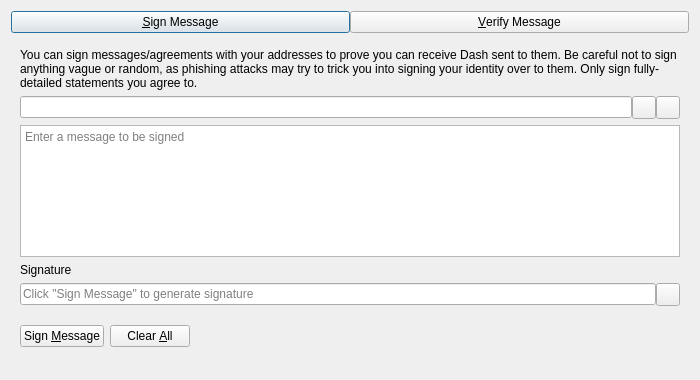
<?xml version="1.0" encoding="UTF-8"?>
<ui version="4.0">
 <class>SignVerifyMessageDialog</class>
 <widget class="QDialog" name="SignVerifyMessageDialog">
  <property name="geometry">
   <rect>
    <x>0</x>
    <y>0</y>
    <width>700</width>
    <height>380</height>
   </rect>
  </property>
  <property name="windowTitle">
   <string>Signatures - Sign / Verify a Message</string>
  </property>
  <property name="modal">
   <bool>true</bool>
  </property>
  <layout class="QVBoxLayout" name="verticalLayout">
   <item>
    <layout class="QHBoxLayout" name="horizontalLayout_Buttons_2">
     <property name="spacing">
      <number>0</number>
     </property>
     <property name="topMargin">
      <number>0</number>
     </property>
     <item>
      <widget class="QPushButton" name="btnSignMessage">
       <property name="text">
        <string>&amp;Sign Message</string>
       </property>
       <property name="checkable">
        <bool>true</bool>
       </property>
      </widget>
     </item>
     <item>
      <widget class="QPushButton" name="btnVerifyMessage">
       <property name="text">
        <string>&amp;Verify Message</string>
       </property>
       <property name="checkable">
        <bool>true</bool>
       </property>
      </widget>
     </item>
    </layout>
   </item>
   <item>
    <widget class="QStackedWidget" name="stackedWidgetSig">
     <property name="minimumSize">
      <size>
       <width>0</width>
       <height>0</height>
      </size>
     </property>
     <property name="currentIndex">
      <number>0</number>
     </property>
     <widget class="QWidget" name="pageSignMessage">
      <layout class="QVBoxLayout" name="verticalLayout_SM">
       <item>
        <widget class="QLabel" name="infoLabel_SM">
         <property name="text">
          <string>You can sign messages/agreements with your addresses to prove you can receive Dash sent to them. Be careful not to sign anything vague or random, as phishing attacks may try to trick you into signing your identity over to them. Only sign fully-detailed statements you agree to.</string>
         </property>
         <property name="textFormat">
          <enum>Qt::PlainText</enum>
         </property>
         <property name="wordWrap">
          <bool>true</bool>
         </property>
        </widget>
       </item>
       <item>
        <layout class="QHBoxLayout" name="horizontalLayout_1_SM">
         <property name="spacing">
          <number>0</number>
         </property>
         <item>
          <widget class="QValidatedLineEdit" name="addressIn_SM">
           <property name="toolTip">
            <string>The Dash address to sign the message with</string>
           </property>
          </widget>
         </item>
         <item>
          <widget class="QToolButton" name="addressBookButton_SM">
           <property name="toolTip">
            <string>Choose previously used address</string>
           </property>
           <property name="text">
            <string/>
           </property>
           <property name="shortcut">
            <string>Alt+A</string>
           </property>
          </widget>
         </item>
         <item>
          <widget class="QToolButton" name="pasteButton_SM">
           <property name="toolTip">
            <string>Paste address from clipboard</string>
           </property>
           <property name="text">
            <string/>
           </property>
           <property name="shortcut">
            <string>Alt+P</string>
           </property>
          </widget>
         </item>
        </layout>
       </item>
       <item>
        <widget class="QPlainTextEdit" name="messageIn_SM">
         <property name="toolTip">
          <string>Enter the message you want to sign here</string>
         </property>
         <property name="placeholderText">
          <string>Enter a message to be signed</string>
         </property>
        </widget>
       </item>
       <item>
        <widget class="QLabel" name="signatureLabel_SM">
         <property name="text">
          <string>Signature</string>
         </property>
         <property name="textFormat">
          <enum>Qt::PlainText</enum>
         </property>
        </widget>
       </item>
       <item>
        <layout class="QHBoxLayout" name="horizontalLayout_2_SM">
         <property name="spacing">
          <number>0</number>
         </property>
         <item>
          <widget class="QLineEdit" name="signatureOut_SM">
           <property name="placeholderText">
            <string>Click "Sign Message" to generate signature</string>
           </property>
           <property name="readOnly">
            <bool>true</bool>
           </property>
          </widget>
         </item>
         <item>
          <widget class="QToolButton" name="copySignatureButton_SM">
           <property name="toolTip">
            <string>Copy the current signature to the system clipboard</string>
           </property>
           <property name="text">
            <string/>
           </property>
          </widget>
         </item>
        </layout>
       </item>
       <item>
        <layout class="QHBoxLayout" name="horizontalLayout_3_SM">
         <item>
          <widget class="QPushButton" name="signMessageButton_SM">
           <property name="toolTip">
            <string>Sign the message to prove you own this Dash address</string>
           </property>
           <property name="text">
            <string>Sign &amp;Message</string>
           </property>
           <property name="autoDefault">
            <bool>false</bool>
           </property>
          </widget>
         </item>
         <item>
          <widget class="QPushButton" name="clearButton_SM">
           <property name="toolTip">
            <string>Reset all sign message fields</string>
           </property>
           <property name="text">
            <string>Clear &amp;All</string>
           </property>
           <property name="autoDefault">
            <bool>false</bool>
           </property>
          </widget>
         </item>
         <item>
          <spacer name="horizontalSpacer_1_SM">
           <property name="orientation">
            <enum>Qt::Horizontal</enum>
           </property>
           <property name="sizeHint" stdset="0">
            <size>
             <width>40</width>
             <height>48</height>
            </size>
           </property>
          </spacer>
         </item>
         <item>
          <widget class="QLabel" name="statusLabel_SM">
           <property name="text">
            <string/>
           </property>
           <property name="wordWrap">
            <bool>true</bool>
           </property>
          </widget>
         </item>
         <item>
          <spacer name="horizontalSpacer_2_SM">
           <property name="orientation">
            <enum>Qt::Horizontal</enum>
           </property>
           <property name="sizeHint" stdset="0">
            <size>
             <width>40</width>
             <height>48</height>
            </size>
           </property>
          </spacer>
         </item>
        </layout>
       </item>
      </layout>
     </widget>
     <widget class="QWidget" name="pageVerifyMessage">
      <layout class="QVBoxLayout" name="verticalLayout_VM">
       <item>
        <widget class="QLabel" name="infoLabel_VM">
         <property name="text">
          <string>Enter the receiver's address, message (ensure you copy line breaks, spaces, tabs, etc. exactly) and signature below to verify the message. Be careful not to read more into the signature than what is in the signed message itself, to avoid being tricked by a man-in-the-middle attack. Note that this only proves the signing party receives with the address, it cannot prove sendership of any transaction!</string>
         </property>
         <property name="textFormat">
          <enum>Qt::PlainText</enum>
         </property>
         <property name="alignment">
          <set>Qt::AlignLeading|Qt::AlignLeft|Qt::AlignTop</set>
         </property>
         <property name="wordWrap">
          <bool>true</bool>
         </property>
        </widget>
       </item>
       <item>
        <layout class="QHBoxLayout" name="horizontalLayout_1_VM">
         <property name="spacing">
          <number>0</number>
         </property>
         <item>
          <widget class="QValidatedLineEdit" name="addressIn_VM">
           <property name="toolTip">
            <string>The Dash address the message was signed with</string>
           </property>
          </widget>
         </item>
         <item>
          <widget class="QToolButton" name="addressBookButton_VM">
           <property name="toolTip">
            <string>Choose previously used address</string>
           </property>
           <property name="text">
            <string/>
           </property>
           <property name="shortcut">
            <string>Alt+A</string>
           </property>
          </widget>
         </item>
        </layout>
       </item>
       <item>
        <widget class="QPlainTextEdit" name="messageIn_VM">
          <property name="toolTip">
            <string>The signed message to verify</string>
          </property>
          <property name="placeholderText">
            <string>Enter a message to be verified</string>
          </property>
        </widget>
       </item>
       <item>
        <widget class="QValidatedLineEdit" name="signatureIn_VM">
          <property name="toolTip">
            <string>The signature given when the message was signed</string>
          </property>
          <property name="placeholderText">
            <string>Enter a signature for the message to be verified</string>
          </property>
        </widget>
       </item>
       <item>
        <layout class="QHBoxLayout" name="horizontalLayout_2_VM">
         <item>
          <widget class="QPushButton" name="verifyMessageButton_VM">
           <property name="toolTip">
            <string>Verify the message to ensure it was signed with the specified Dash address</string>
           </property>
           <property name="text">
            <string>Verify &amp;Message</string>
           </property>
           <property name="autoDefault">
            <bool>false</bool>
           </property>
          </widget>
         </item>
         <item>
          <widget class="QPushButton" name="clearButton_VM">
           <property name="toolTip">
            <string>Reset all verify message fields</string>
           </property>
           <property name="text">
            <string>Clear &amp;All</string>
           </property>
           <property name="autoDefault">
            <bool>false</bool>
           </property>
          </widget>
         </item>
         <item>
          <spacer name="horizontalSpacer_1_VM">
           <property name="orientation">
            <enum>Qt::Horizontal</enum>
           </property>
           <property name="sizeHint" stdset="0">
            <size>
             <width>40</width>
             <height>48</height>
            </size>
           </property>
          </spacer>
         </item>
         <item>
          <widget class="QLabel" name="statusLabel_VM">
           <property name="text">
            <string/>
           </property>
           <property name="wordWrap">
            <bool>true</bool>
           </property>
          </widget>
         </item>
         <item>
          <spacer name="horizontalSpacer_2_VM">
           <property name="orientation">
            <enum>Qt::Horizontal</enum>
           </property>
           <property name="sizeHint" stdset="0">
            <size>
             <width>40</width>
             <height>48</height>
            </size>
           </property>
          </spacer>
         </item>
        </layout>
       </item>
      </layout>
     </widget>
    </widget>
   </item>
  </layout>
 </widget>
 <customwidgets>
  <customwidget>
   <class>QValidatedLineEdit</class>
   <extends>QLineEdit</extends>
   <header>qt/qvalidatedlineedit.h</header>
  </customwidget>
 </customwidgets>
 <resources>
  <include location="../cosanta.qrc"/>
 </resources>
 <connections/>
</ui>
